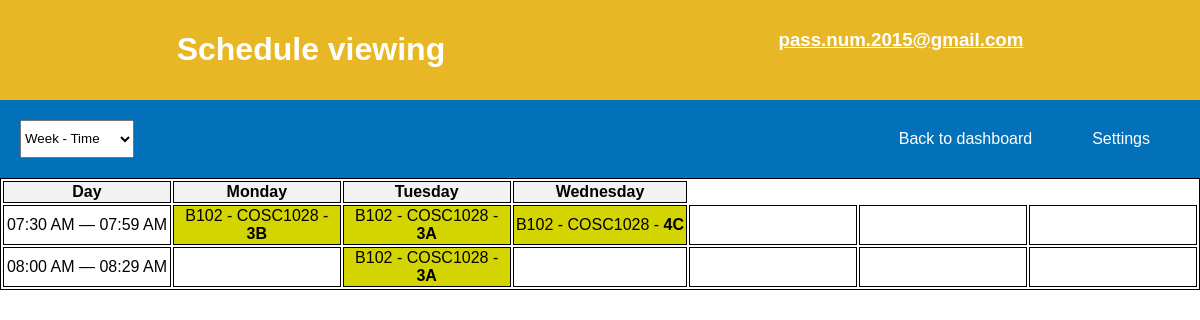
/teacher/room.php (signed in), run on the app's committed database.
### tables this page shows
CREATE TABLE `room_schedules` (
  `id` int(11) NOT NULL AUTO_INCREMENT,
  `start` time NOT NULL,
  `end` time NOT NULL,
  `reserver` varchar(150) NOT NULL,
  `is_fixed` tinyint(1) NOT NULL,
  `day_of_week` varchar(10) DEFAULT NULL,
  `subject_code` varchar(25) DEFAULT NULL,
  `room_code` varchar(10) DEFAULT NULL,
  `teacher_first_name` varchar(150) DEFAULT NULL,
  `teacher_last_name` varchar(150) DEFAULT NULL,
  `year_section` varchar(10) DEFAULT NULL,
  PRIMARY KEY (`id`),
  KEY `fk_reserver` (`reserver`),
  KEY `fk_room_schedules_subjects` (`subject_code`),
  KEY `fk_room_schedules_room_code` (`room_code`),
  KEY `fk_teacher_first_name` (`teacher_first_name`),
  KEY `fk_teacher_last_name` (`teacher_last_name`),
  KEY `idx_room_schedules_id` (`id`),
  CONSTRAINT `fk_reserver` FOREIGN KEY (`reserver`) REFERENCES `teachers` (`email`),
  CONSTRAINT `fk_room_schedules_room_code` FOREIGN KEY (`room_code`) REFERENCES `room` (`code`),
  CONSTRAINT `fk_room_schedules_subjects` FOREIGN KEY (`subject_code`) REFERENCES `subjects` (`code`),
  CONSTRAINT `fk_teacher_first_name` FOREIGN KEY (`teacher_first_name`) REFERENCES `teachers` (`first_name`),
  CONSTRAINT `fk_teacher_last_name` FOREIGN KEY (`teacher_last_name`) REFERENCES `teachers` (`last_name`)
);

### functions.php (called while the page is built, shortened)
<?php
    function getTimeSlots($rows2) {
        $return = array();
        foreach ($rows2 as $rowVal) {
            $toConvert = $rowVal['day_of_week']. ' - '.convertTime($rowVal['start']) . ' — ' . convertTime($rowVal['end']);
            $return[] = array(
                'cell_value' => $toConvert,
                'cell_day' => $rowVal['day_of_week'],
                'cell_start_end' => convertTime($rowVal['start']) . ' — ' . convertTime($rowVal['end']),
                'cell_code' => $rowVal['subject_code'],
                'cell_room' => $rowVal['room_code'],
                'first_name' => $rowVal['teacher_first_name'],
                'last_name' => $rowVal['teacher_last_name'],
                'room_schedule_id' => $rowVal['id'],
                'year_section' => $rowVal['year_section']
            );
        }
        return $return;
    }
    function convertTime($time) {
        $formattedTime = DateTime::createFromFormat('H:i:s', $time)->format('h:i A');
        return $formattedTime;
    }
    function updateData($token, $email) {
        include 'connect_db.php';
        $query = "SELECT code, floor_level, has_projector, seat_count, 'type' FROM room;";
        $query2 = "SELECT id, year_section, start, end, reserver, is_fixed, day_of_week, subject_code, room_code, teacher_first_name, teacher_last_name FROM room_schedules WHERE reserver = ?";
        $query3 = "SELECT id, year_section, start, end, reserver, is_fixed, day_of_week, subject_code, room_code, teacher_first_name, teacher_last_name FROM room_schedules";
        $stmt2 = $connect->prepare($query2);
        $stmt3 = $connect->query($query3);
        $stmt = $connect->query($query);
        if ($stmt && $stmt2->execute([$email]) && $stmt3) {
            $_SESSION['allRoomSchedule'] = $stmt3->fetchAll(PDO::FETCH_ASSOC);
        }
    }
?>

### teacher/room.php (the view, shortened to what this page needs)
<?php
include '../functions.php';
updateData($_SESSION['token'], $_SESSION['email']);
?>
<!DOCTYPE html>
<html lang="en">
<head>
    <link rel="stylesheet" href="../styles3.css">
</head>
<body>
    <div>
        <header>
            <h1>Schedule viewing</h1>
            <h3><a href="./user/setting.php"><?php echo $_SESSION['email']?></a></h3>
        </header>
        <nav style="justify-content:space-between;">
            <div class='nav-nav'>
                <select name="dynamicSelect" id="dynamicSelect" onchange="updateSession()">
                    <?php
                    $options = ['Week - Time', 'Subject - Room'];
                    $options2 = ['Subject - Room', 'Week - Time'];
                    if ($_GET['table_style'] == 'Subject - Room') {
                        foreach ($options2 as $option2) {
                            echo "<option value='$option2'>$option2</option>";
                        }
                        $_SESSION["table_style"] = 'Subject - Room';
                    } else {
                        foreach ($options as $option) {
                            echo "<option value='$option'>$option</option>";
                        }
                    }
                    ?>
                </select>
            </div>
            <div class='nav-nav'>
                <a href="./index.php">Back to dashboard</a>
                <a href="#">Settings</a>
            </div>
        </nav>
    </div>
    <div class="room-body">
<?php
    if ($_SESSION['room'] && $_SESSION['myRoom']) {
        $rows2 = $_SESSION['myRoom'];
        $htmlContent = '';
        if ($_SESSION["table_style"] == 'Week - Time' || $_GET['table_style'] == 'Week - Time') {
            $days = array_unique(array_column($rows2, 'day_of_week'));
            $daysOfWeek = ['Monday', 'Tuesday', 'Wednesday', 'Thursday', 'Friday', 'Saturday'];
            $durations = array();
            foreach ($rows2 as $row) {
                $start = convertTime($row['start']);
                $end = convertTime($row['end']);
                $duration = "$start — $end";
                $durations[] = $duration;
            }
            $durations = array_unique($durations);
            foreach ($daysOfWeek as $day) {
                if (in_array($day, $days)) {
                    $htmlContent .= "<th class='dayofweekheader' onclick=''>$day</th>";
                }
            }
            $ownedTimeSlots = getTimeSlots($rows2);
            foreach ($durations as $duration) {
                $rowData = '';
                $empty = '';
                foreach ($daysOfWeek as $day) {
                    $value = "$day - $duration";
                    $td = "<td class='owned' value='$value'>";
                    $found = false;
                    foreach ($ownedTimeSlots as $ownedTimeSlot) {
                        $cc = $ownedTimeSlot['cell_code'];
                        $rr = $ownedTimeSlot['cell_room'];
                        $cell_day = $ownedTimeSlot['cell_day'];
                        $year_section = $ownedTimeSlot['year_section'];
                        $roomSubDuration = $ownedTimeSlot['cell_start_end'];
                        if ($value == "$cell_day - $roomSubDuration") {
                            $td .= "<div>$rr - $cc - <b>$year_section</b></div>";
                            $found = true;
                        }
                    }
                    $td .= "</td>";
                    if ($found == true) {
                        $rowData .= $td;
                    }else {
                        $rowData .= "<td> </td>";
                    }
                }
                if ($rowData != '') {
                    $htmlContent .= "<tr class='time-row'><td class='time'>$duration</td>";
                    $htmlContent .= $rowData;
                    $htmlContent .= $empty;
                    $htmlContent .= "</tr>";
                }
            }
            echo "
                    <form class='rs-formtable' id='rs-formtable' action='' method='post'>
                        <table>
                            <tr>
                                <th>Day</th>
                                ".($htmlContent)."
                            </tr>
                        </table>
                    </form>
            ";
        } else if ($_SESSION["table_style"] == 'Subject - Room' || $_GET['table_style'] == 'Subject - Room') {
            $subjects = array_unique(array_column($rows2, 'subject_code'));
            $rooms = array_unique(array_column($rows2, 'room_code'));
            foreach ($subjects as $subject) {
                $htmlContent .= "<th class='dayofweekheader'>$subject</th>";
            }
            $generateTimeSlots = generateTimeSlots();
            $roomSchedules = getTimeSlots($rows2);
            foreach ($rooms as $room) {
                $rowData = '';
                foreach ($subjects as $subject) {
                    $value = "$subject - $room";
                    $td = "<td class='owned' value='$value'>";
                    $found = false;
                    foreach ($roomSchedules as $roomSchedule) {
                        $vv = $roomSchedule['cell_value'];
                        $nn = $roomSchedule['cell_start_end'];
                        $jj = $roomSchedule['cell_day'];
                        $cc = $roomSchedule['cell_code'];
                        $rr = $roomSchedule['cell_room'];
                        $year_section = $roomSchedule['year_section'];
                        if ($value == "$cc - $rr") {
                            $td .= "<div>$jj - $nn - <b>$year_section</b></div>";
                            $found = true;
                        }
                    }
                    $td .= "</td>";
                    if ($found == true) {
                        $rowData .= $td;
                    } else {
                        $rowData .= "<td> </td>";
                    }
                }
                if ($rowData != '') {
                    $htmlContent .= "<tr><td>$room</td>";
                    $htmlContent .= $rowData;
                    $htmlContent .= "</tr>";
                }
            }
            echo "
                    <form class='rs-formtable' id='rs-formtable' action='' method='post'>
                        <table>
                            <tr>
                                <th>Subject</th>
                                ".($htmlContent)."
                            </tr>
                        </table>
                    </form>
            ";
        } else {
            echo 'wtf?';
        }
    }
?>
    </div>
</body>
</html>

### styles3.css (style rules this page uses)
body { font-family: Arial, sans-serif; margin: 0; padding: 0; box-sizing: border-box; }
header { display: flex; background-color: #E7B725; color: #fff; padding: 10px; justify-content: space-around; text-align: justify; flex-direction: row; }
nav, .body { display: flex; justify-content: right; background-color: #0271B9; padding: 10px; }
.nav-nav { display: flex; justify-content: right; background-color: #0271B9; padding: 10px; }
nav a, .body a { color: #fff; text-decoration: none; padding: 10px 20px; margin: 0 10px; border-radius: 5px; transition: background-color 0.3s; }
.room-body { display: flex; justify-content: center; flex-direction: column; }
.rs-formtable { display: flex; flex-direction: column; }
body { display: flex; flex-direction: column; }
table, th, td { border: 1px solid black; }
th, td { text-align: center; }
td { min-width: 85px; width: 85px; }
th { background-color: #f2f2f2; }
.owned { background-color: #d4d400; }
header h3 a { color: #fff; }

### data on the page
room_schedules: room_code "B102", subject_code "COSC1028", year_section "3B"
room_schedules: room_code "B102", subject_code "COSC1028", year_section "3A"
room_schedules: room_code "B102", subject_code "COSC1028", year_section "4C"
room_schedules: room_code "B102", subject_code "COSC1028", year_section "3A"

### other printed values
$_SESSION['email'] "pass.num.2015@gmail.com"
$day "Monday"
$day "Tuesday"
$day "Wednesday"
$duration "07:30 AM — 07:59 AM 08:00 AM — 08:29 AM"
form field dynamicSelect "Week - Time"
